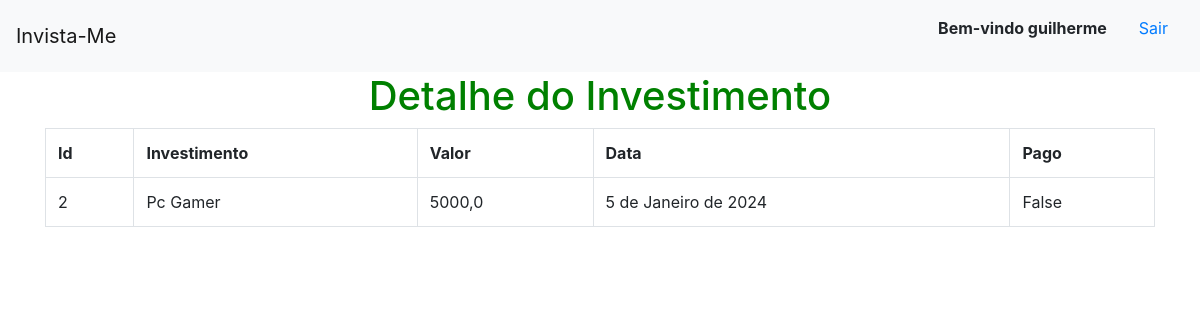
//2 (signed in), run on the app's committed database.
### invista_eu/models.py (models this page shows)
class Investimentos(models.Model):
    investimento = models.TextField(max_length=255)
    valor = models.FloatField()
    pago = models.BooleanField(default=False)
    data = models.DateField(default=datetime.now)

### invista_eu/views.py (the view)
# urls.py: path('/<int:id_investimento>', views.detalhe, name='detalhe')
@login_required
def detalhe(request,id_investimento):
    dados = {
        'dados': Investimentos.objects.get(pk=id_investimento)
        }
    return render(request,'investimentos/detalhe.html',dados)

### invista_eu/templates/investimentos/detalhe.html
{% extends 'investimentos/base.html' %}
{% block conteudo %}
<h1 style='text-align: center;'><a style='color: green'> Detalhe do Investimento</h1>
<div class="container">
    <table class='table table-hover table-bordered'>
        <tr>
            <th>Id</th>
            <th>Investimento</th>
            <th>Valor</th>
            <th>Data</th>
            <th>Pago</th>
        </tr>
        <tr>
            <td>{{dados.id}}</td>
            <td>{{dados.investimento}}</td>
            <td>{{dados.valor}}</td>
            <td>{{dados.data}}</td>
            <td>{{dados.pago}}</td>
        </tr>
    </table>
</div>
{% endblock %}

### invista_eu/templates/investimentos/base.html (shortened to what this page needs)
<!doctype html>
<html lang="en">
<head>
    <link rel="stylesheet" href="https://cdn.jsdelivr.net/npm/bootstrap@4.6.2/dist/css/bootstrap.min.css"
>
</head>
<body>
    <nav class="navbar navbar-light bg-light">
        <a class="navbar-brand" href="{% url 'pagina_de_investimentos' %}">Invista-Me</a>
        <ul style="list-style: none;">
            {% if user.is_authenticated %}
            <li style="float: left">
                <strong class="nav-item nav-link" >Bem-vindo {{user.get_username}}</strong>
            </li>
            <li style="float: left">
                <a class="nav-item nav-link" href="{% url 'logout' %}">Sair</a>
            </li>
            {% endif %}
        </ul>
    </nav>
    {% block conteudo %}
    {% endblock %}
</body>
</html>

### data on the page
Investimentos: id "2", investimento "Pc Gamer", valor "5000,0", data "5 de Janeiro de 2024", pago "False"

### other printed values
{{ user.get_username }} "guilherme"
